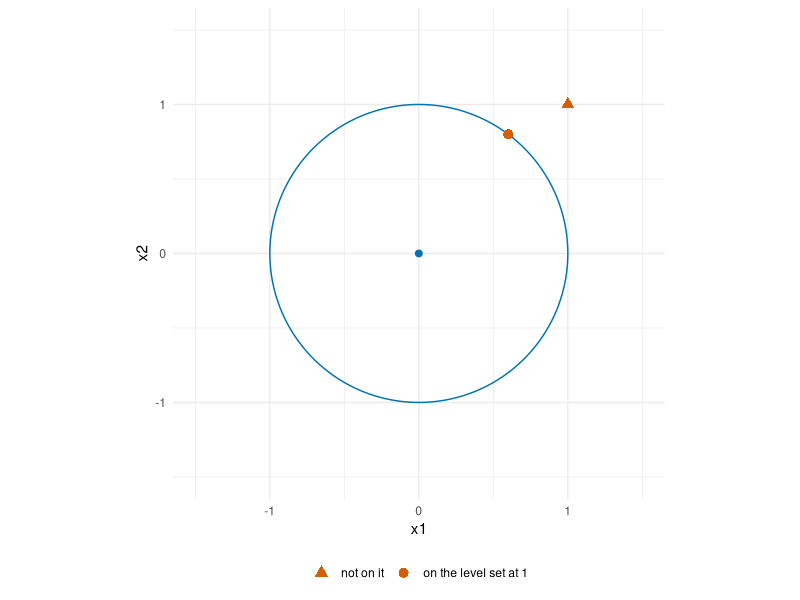

Write R code to recreate this figure.
## ---- chunk 1
#| label: level-set-r
#| fig-alt: >-
#|   The plane with axes x1 and x2 from -1.5 to 1.5. A blue circle of radius 1
#|   around the origin is the level set at 1, and a blue point at the origin is
#|   the level set at 0. A vermilion circle marks the point (0.6, 0.8), which
#|   lies on the circle, and a vermilion triangle marks the point (1, 1), which
#|   lies outside it.
#| fig-height: 4
#| fig-width: 5
ls_angle_ls <- seq(0, 2 * pi, length.out = 201)
ls_x1_ls <- cos(ls_angle_ls)
ls_x2_ls <- sin(ls_angle_ls)
ls_circle_ls <- tibble::tibble(x1 = ls_x1_ls, x2 = ls_x2_ls)
ls_origin_ls <- tibble::tibble(x1 = 0, x2 = 0)
ls_kinds_ls <- c("on the level set at 1", "not on it")
ls_points_ls <- tibble::tibble(
  x1 = c(0.6, 1),
  x2 = c(0.8, 1),
  kind = ls_kinds_ls
)
ls_aes_ls <- ggplot2::aes(x1, x2)
ls_points_aes_ls <- ggplot2::aes(shape = kind)
ls_shapes_ls <- c("on the level set at 1" = 16, "not on it" = 17)
ls_limits_ls <- c(-1.5, 1.5)
ggplot2::ggplot(ls_circle_ls, ls_aes_ls) +
  ggplot2::geom_path(colour = "#0072B2") +
  ggplot2::geom_point(data = ls_origin_ls, colour = "#0072B2", size = 2) +
  ggplot2::geom_point(
    data = ls_points_ls, mapping = ls_points_aes_ls,
    colour = "#D55E00", size = 3
  ) +
  ggplot2::scale_shape_manual(values = ls_shapes_ls) +
  ggplot2::coord_equal(xlim = ls_limits_ls, ylim = ls_limits_ls) +
  ggplot2::labs(shape = NULL) +
  ggplot2::theme_minimal() +
  ggplot2::theme(legend.position = "bottom")
